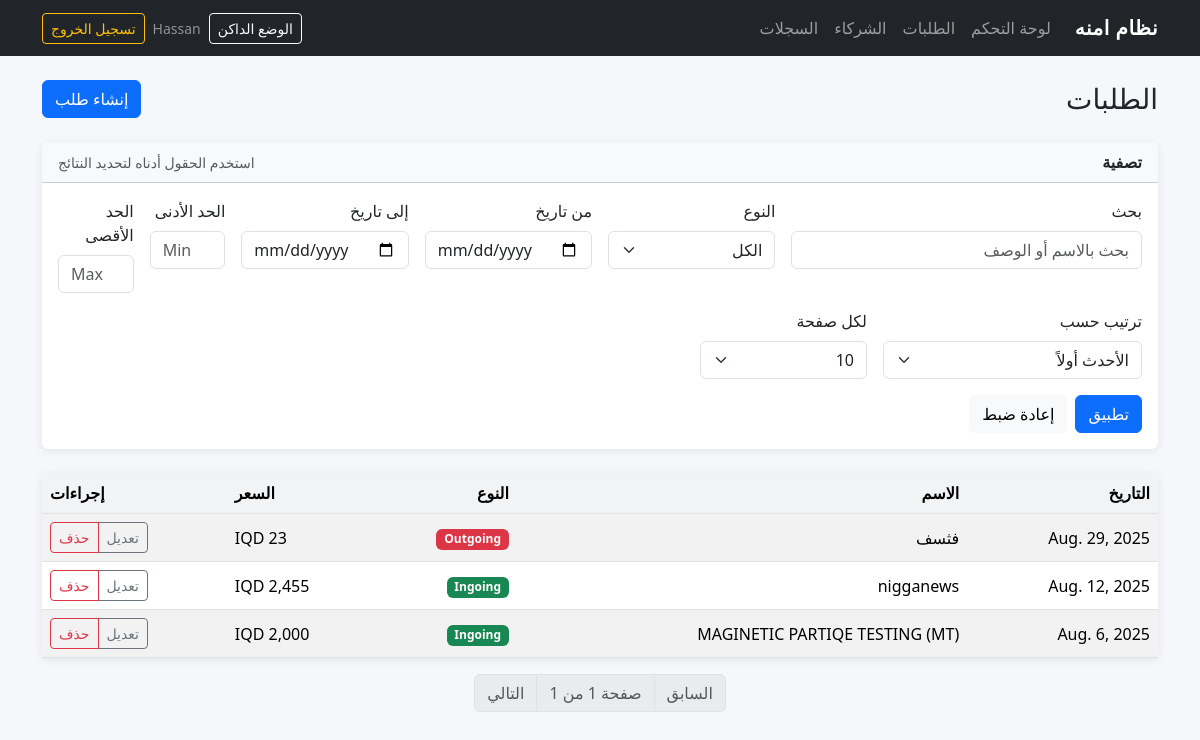
Screenshot of /orders/ (signed in) with the database file from the repository.
### core/models.py (models this page shows, shortened)
class Order(models.Model):
    INGOING = "IN"
    OUTGOING = "OUT"
    TYPE_CHOICES = [
        (INGOING, "Ingoing"),
        (OUTGOING, "Outgoing"),
    ]
    name = models.CharField(max_length=255)
    order_type = models.CharField(max_length=3, choices=TYPE_CHOICES)
    price = models.BigIntegerField()
    date = models.DateField()
    description = models.TextField(blank=True)
    class Meta:
        ordering = ["-date", "name"]

### core/views.py (the view)
# urls.py: path("orders/", views.orders_list, name="orders_list"),
@login_required
def orders_list(request):
    qs = Order.objects.all()
    form = OrderFilterForm(request.GET or None)
    if form.is_valid():
        search = form.cleaned_data.get("search")
        order_type = form.cleaned_data.get("order_type")
        date_from = form.cleaned_data.get("date_from")
        date_to = form.cleaned_data.get("date_to")
        price_min = form.cleaned_data.get("price_min")
        price_max = form.cleaned_data.get("price_max")
        sort_by = form.cleaned_data.get("sort_by") or "-date"
        if search:
            from django.db.models import Q
            qs = qs.filter(Q(name__icontains=search) | Q(description__icontains=search))
        if order_type:
            qs = qs.filter(order_type=order_type)
        if date_from:
            qs = qs.filter(date__gte=date_from)
        if date_to:
            qs = qs.filter(date__lte=date_to)
        if price_min is not None:
            qs = qs.filter(price__gte=price_min)
        if price_max is not None:
            qs = qs.filter(price__lte=price_max)
        qs = qs.order_by(sort_by)
    else:
        qs = qs.order_by("-date")
    per_page_default = 10
    try:
        per_page = int((form.data.get("per_page") or form.cleaned_data.get("per_page") or per_page_default))
    except Exception:
        per_page = per_page_default
    paginator = Paginator(qs, per_page)
    page = request.GET.get("page") or 1
    try:
        orders_page = paginator.page(page)
    except PageNotAnInteger:
        orders_page = paginator.page(1)
    except EmptyPage:
        orders_page = paginator.page(paginator.num_pages)
    from urllib.parse import urlencode
    query_params = request.GET.copy()
    if "page" in query_params:
        query_params.pop("page")
    base_querystring = ("?" + urlencode(query_params, doseq=True)) if query_params else ""
    context = {"orders": orders_page, "filter_form": form, "base_querystring": base_querystring, "per_page": per_page}
    return render(request, "orders/list.html", context)

### core/templatetags/currency.py (called while the page is built)
@register.filter()
def iqd(value):
    if value is None:
        return "IQD 0"
    try:
        amount = f"{float(value):,.0f}".replace(",", ",")
    except Exception:
        return f"IQD {value}"
    return f"IQD {amount}"

### templates/orders/list.html (shortened to what this page needs)
{% extends "base.html" %}
{% load currency %}
{% block content %}
<div class="page-header" data-aos="fade-down">
    <h1 class="h3 mb-0">الطلبات</h1>
    <a class="btn btn-primary" href="/orders/new/">إنشاء طلب</a>
    </div>
<div class="card mb-4" data-aos="fade-up">
    <div class="card-header bg-body-tertiary">
        <div class="d-flex align-items-center justify-content-between">
            <strong>تصفية</strong>
            <small class="text-muted">استخدم الحقول أدناه لتحديد النتائج</small>
        </div>
    </div>
    <div class="card-body">
        <form method="get" class="row g-3" novalidate>
            <div class="col-12 col-md-4"><label class="form-label">بحث</label> {{ filter_form.search }}</div>
            <div class="col-12 col-md-2"><label class="form-label">النوع</label> {{ filter_form.order_type }}</div>
            <div class="col-6 col-md-2"><label class="form-label">من تاريخ</label> {{ filter_form.date_from }}</div>
            <div class="col-6 col-md-2"><label class="form-label">إلى تاريخ</label> {{ filter_form.date_to }}</div>
            <div class="col-6 col-md-1"><label class="form-label">الحد الأدنى</label> {{ filter_form.price_min }}</div>
            <div class="col-6 col-md-1"><label class="form-label">الحد الأقصى</label> {{ filter_form.price_max }}</div>
            <div class="col-6 col-md-3"><label class="form-label">ترتيب حسب</label> {{ filter_form.sort_by }}</div>
            <div class="col-6 col-md-2"><label class="form-label">لكل صفحة</label> {{ filter_form.per_page }}</div>
            <div class="col-12 d-flex gap-2">
                <button type="submit" class="btn btn-primary">تطبيق</button>
                <a href="/orders/" class="btn btn-light">إعادة ضبط</a>
            </div>
        </form>
    </div>
</div>
<div class="d-none d-md-block" data-aos="fade-up">
    <div class="card">
        <div class="card-body p-0">
            <div class="table-responsive">
                <table class="table table-striped table-hover align-middle mb-0">
                    <thead>
                        <tr>
                            <th>التاريخ</th>
                            <th>الاسم</th>
                            <th>النوع</th>
                            <th class="text-end">السعر</th>
                            <th class="text-end">إجراءات</th>
                        </tr>
                    </thead>
                    <tbody>
                        {% for order in orders %}
                        <tr>
                            <td>{{ order.date }}</td>
                            <td>{{ order.name }}</td>
                            <td>
                                {% if order.order_type == 'IN' %}
                                    <span class="badge text-bg-success">{{ order.get_order_type_display }}</span>
                                {% else %}
                                    <span class="badge text-bg-danger">{{ order.get_order_type_display }}</span>
                                {% endif %}
                            </td>
                            <td class="text-end">{{ order.price|iqd }}</td>
                            <td class="text-end">
                                <div class="btn-group btn-group-sm" role="group">
                                    <a class="btn btn-outline-secondary" href="/orders/{{ order.pk }}/edit/">تعديل</a>
                                    <a class="btn btn-outline-danger" href="/orders/{{ order.pk }}/delete/">حذف</a>
                                </div>
                            </td>
                        </tr>
                        {% empty %}
                        <tr>
                            <td colspan="5" class="text-center text-muted p-4">لا توجد طلبات بعد.</td>
                        </tr>
                        {% endfor %}
                    </tbody>
                </table>
            </div>
        </div>
    </div>
</div>
{% if orders.paginator %}
<nav class="mt-3" aria-label="صفحات الطلبات">
    <ul class="pagination justify-content-center">
        <li class="page-item {% if not orders.has_previous %}disabled{% endif %}">
            <a class="page-link" href="{{ base_querystring }}{% if orders.has_previous %}{% if base_querystring %}&{% else %}?{% endif %}page={{ orders.previous_page_number }}{% endif %}">السابق</a>
        </li>
        <li class="page-item disabled"><span class="page-link">صفحة {{ orders.number }} من {{ orders.paginator.num_pages }}</span></li>
        <li class="page-item {% if not orders.has_next %}disabled{% endif %}">
            <a class="page-link" href="{{ base_querystring }}{% if orders.has_next %}{% if base_querystring %}&{% else %}?{% endif %}page={{ orders.next_page_number }}{% endif %}">التالي</a>
        </li>
    </ul>
</nav>
{% endif %}
{% endblock %}

### templates/base.html (shortened to what this page needs)
<!DOCTYPE html>
<html lang="ar" dir="rtl">
<head>
    {% load static %}
    <link href="https://cdn.jsdelivr.net/npm/bootstrap@5.3.3/dist/css/bootstrap.rtl.min.css" rel="stylesheet">
    <link href="https://cdn.jsdelivr.net/npm/aos@2.3.4/dist/aos.css" rel="stylesheet">
</head>
<body>
    <nav class="navbar navbar-expand-lg navbar-dark bg-dark">
        <div class="container">
            <a class="navbar-brand" href="/">نظام امنه</a>
            <div class="collapse navbar-collapse" id="mainNav">
                <ul class="navbar-nav me-auto mb-2 mb-lg-0">
                    <li class="nav-item"><a class="nav-link" href="/">لوحة التحكم</a></li>
                    <li class="nav-item"><a class="nav-link" href="/orders/">الطلبات</a></li>
                    <li class="nav-item"><a class="nav-link" href="/partners/">الشركاء</a></li>
                    <li class="nav-item"><a class="nav-link" href="/logs/">السجلات</a></li>
                </ul>
                <div class="d-flex align-items-center gap-2">
                    <button id="themeToggle" class="btn btn-outline-light btn-sm" type="button">الوضع الداكن</button>
                    {% if request.user.is_authenticated %}
                        <span class="text-white-50 small">{{ request.user.username }}</span>
                        <a class="btn btn-outline-warning btn-sm" href="{% url 'logout' %}">تسجيل الخروج</a>
                    {% else %}
                        <a class="btn btn-outline-light btn-sm" href="{% url 'login' %}">تسجيل الدخول</a>
                    {% endif %}
                </div>
            </div>
        </div>
    </nav>
    <main class="container app-container">
        {% block content %}{% endblock %}
    </main>
</body>
</html>

### templates/base.html (style rules this page uses)
body { background-color: #f6f7fb; }
.navbar-brand { font-weight: 700; letter-spacing: 0.5px; }
.app-container { padding-top: 24px; padding-bottom: 40px; }
.card { border: 0; box-shadow: 0 0.125rem 0.5rem rgba(0,0,0,0.08); }
.table thead th { background: #f1f3f5; }
.page-header { display: flex; align-items: center; justify-content: space-between; gap: 12px; margin-bottom: 24px; }

### rows the page displays
Order: date "Aug. 29, 2025", name "فثسف", order_type "Outgoing", price|iqd "IQD 23"
Order: date "Aug. 12, 2025", name "nigganews", order_type "Ingoing", price|iqd "IQD 2,455"
Order: date "Aug. 6, 2025", name "MAGINETIC PARTIQE TESTING (MT)", order_type "Ingoing", price|iqd "IQD 2,000"

### other values shown
{{ request.user.username }} "Hassan"
{{ orders.paginator.num_pages }} "1"
